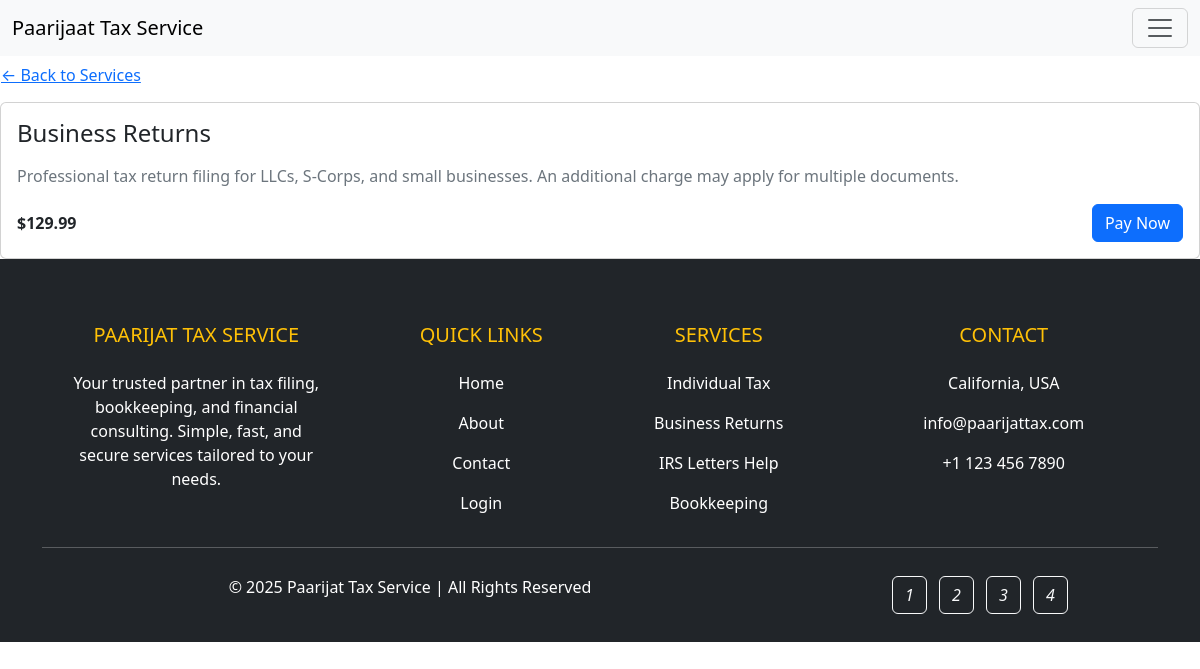
The app's page /service/business-returns/ with its own data.
### service/models.py (models this page shows, shortened)
class Service(models.Model):
    title = models.CharField(max_length=120)
    slug = models.SlugField(unique=True)
    summary = models.TextField()
    price = models.DecimalField(max_digits=8, decimal_places=2)
    is_active = models.BooleanField(default=True)
    created_at = models.DateTimeField(auto_now_add=True)
    class Meta:
        ordering = ["title"]

### service/views.py (the view)
# urls.py: path('<slug:slug>/', views.service_detail, name='detail'),
def service_detail(request, slug):
    service = get_object_or_404(Service, slug=slug, is_active=True)
    return render(request, "service/service_detail.html", {"service": service})

### templates/service/service_detail.html (shortened to what this page needs)
{% extends "base.html" %}
{% block content %}
<a href="{% url 'service:list' %}" class="btn btn-link px-0">&larr; Back to Services</a>
<div class="card mt-2">
  <div class="card-body">
    <h1 class="h4 mb-3">{{ service.title }}</h1>
    <p class="text-secondary">{{ service.summary }}</p>
    <div class="d-flex justify-content-between align-items-center">
      <span class="fw-semibold">${{ service.price }}</span>
      <a href="{% url 'service:pay' service.slug %}" class="btn btn-primary">Pay Now</a>
    </div>
  </div>
</div>
{% endblock %}

### records on screen
Service: title "Business Returns", summary "Professional tax return filing for LLCs, S-Corps, and small businesses. An additional charge may apply for multiple documents.", price "129.99"
